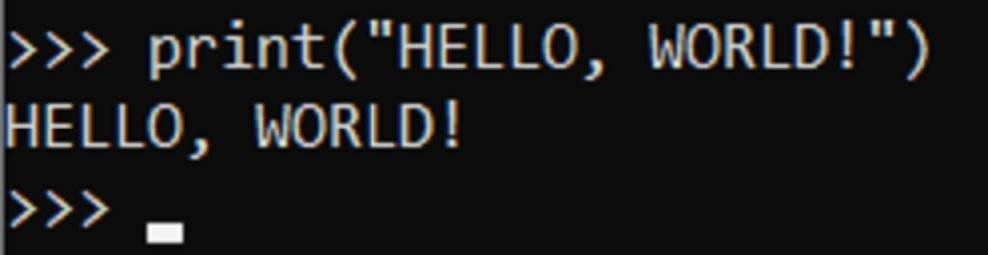
%> input picture MVproject draft/hello_world.jpg, 988 x 255 px
$ octave Image_2.m   (GNU Octave 9; MATLAB toolbox functions it lacks are replaced by stand-ins)
%> lines starting %> are read from the running program, lines starting %| are printed output that depends on the picture; in (x1, y1, x2, y2) boxes, pixels count from 0 and x2, y2 are one past the last pixel; in counts of white or black regions, pixels touching at a corner belong together; the program's own positions count from 1
### MVproject draft/cut_textline_image.m
function sub_image = cut_textline_image(filepath)
    A=imread(filepath);
    sub_image = A(100:150, :, :);
end

### MVproject draft/image_sharpening.m
function [sharpenedImage] = image_sharpening(originalImage)
    % Convert the image to double for processing
    originalImage = im2double(originalImage);

    % Define the amount of sharpening
    amount = 1.2; % You can adjust this value as needed

    % Create a blurred version of the original image
    blurryImage = imfilter(originalImage, fspecial('gaussian', 5, 2));

    % Create the sharpened image by subtracting the blurry image from the original
    sharpenedImage = originalImage + amount * (originalImage - blurryImage);

    % Clip values to ensure they are in the range [0, 1]
    sharpenedImage(sharpenedImage < 0) = 0;
    sharpenedImage(sharpenedImage > 1) = 1;

    % [12 lines of commented-out code are left out]
end

### MVproject draft/binary_image.m
function [small_binary_img, binary_img] = binary_image(histogram_num)
    % check if image is in RGB
    s = size(size(histogram_num)); %if s(2)==3, there is a RGB channel dimension
    if s(2) == 3
        histogram_num=rgb2gray(histogram_num);
    end

    level = basic_global_threshold(histogram_num, 0.001);

    % use the global threshold to binary the image
    [x_len, y_len] = size(histogram_num);
    binary_matrix = zeros(x_len, y_len);
    for x = 1:x_len
        for y = 1:y_len
            if histogram_num(x,y) > level
                binary_matrix(x,y) = 1;
            else
                binary_matrix(x,y) = 0;
            end
        end
    end
    small_binary_img = mat2gray(binary_matrix);
    binary_img = imresize(small_binary_img, 3);
end

### MVproject draft/basic_global_threshold.m
% Purpose: Obtains the best brightness level
% T0 is the condition to set, max difference between T1 and T2
% T1 is the initial threshold level
% T2 is the recaculated threshold level using T1

function level = basic_global_threshold(histogram_num,T0)
    % get the size of image array
    [x_len, y_len] = size(histogram_num);
    % initialise T1 value: average of the max and min brightness values
    T1 = (max(max(histogram_num)) + min(min(histogram_num)))/2;
    % count the number of pixels with brightness <T and >T respectively
    % to be indexes for G1 and G2 arrays
    columns1 = 1;
    columns2 = 1;

    while 1
        for x = 1:x_len
            for y = 1:y_len
                if histogram_num(x,y) > T1
                    % if >T1, add actual value to G1 array
                    G1(columns1) = histogram_num(x,y);
                    columns1 = columns1 + 1;
                else
                    % if <T1, add actual value to G2 array
                    G2(columns2) = histogram_num(x,y);
                    columns2 = columns2 + 1;
                end
            end
        end
        % get the average values of G1 and G2
        ave1 = mean(G1);
        ave2 = mean(G2);
        % T2 will be the average brightness of the white and black parts
        T2 = (ave1 + ave2)/2;
        % we want T1 to be as close to T2 as possible
        if abs(T2 - T1)<T0
            break;
        end
        T1 = T2;
        % reset index counter to repeat loop
        columns1 = 1;
        columns2 = 1;
    end

    level = T2;
end

### MVproject draft/zhang_suen_thinning.m
function [one_pixel_img, enlarged_one_pixel_img] = zhang_suen_thinning(binary_img, object_value)
    % Zhang-Suen method
    if object_value == 0
        one_pixel_img = 1 - binary_img; % convert object color to white (1) and background to black (0)
    else
        one_pixel_img = binary_img; % do not need to inverse since the object color is white (1)
    end
    int = 1;
    [row, col] = size(binary_img);
    img_del = ones(row, col);
    while int
        int = 0;
        for i = 2:row-1
            for j = 2:col-1
                p1=one_pixel_img(i,j);
                p2=one_pixel_img(i-1,j);
                p3=one_pixel_img(i-1,j+1);
                p4=one_pixel_img(i,j+1);
                p5=one_pixel_img(i+1,j+1);
                p6=one_pixel_img(i+1,j);
                p7=one_pixel_img(i+1,j-1);
                p8=one_pixel_img(i,j-1);
                p9=one_pixel_img(i-1,j-1);

                x = [p1 p2 p3 p4 p5 p6 p7 p8 p9 p2];
                % the three conditions
                if (p1 == 1 && sum(x(2:9)) <= 6 && sum(x(2:9)) >= 2 && ...
                                           p2*p4*p6 == 0 && p4*p6*p8 == 0)
                    A = 0;
                    % to count the number of transitions from 0 to 1
                    for k = 2:size(x, 2)-1
                        if x(k) == 0 && x(k+1) == 1
                            A = A+1;
                        end
                    end
                    if (A == 1)
                        img_del(i, j)=0;
                        int = 1;
                    end
                end
            end
        end
        one_pixel_img = one_pixel_img .* img_del; % the deletion must after all the pixels have been visited
        for i = 2:row-1
            for j = 2:col-1
                p1=one_pixel_img(i,j);
                p2=one_pixel_img(i-1,j);
                p3=one_pixel_img(i-1,j+1);
                p4=one_pixel_img(i,j+1);
                p5=one_pixel_img(i+1,j+1);
                p6=one_pixel_img(i+1,j);
                p7=one_pixel_img(i+1,j-1);
                p8=one_pixel_img(i,j-1);
                p9=one_pixel_img(i-1,j-1);

                x = [p1 p2 p3 p4 p5 p6 p7 p8 p9 p2];

                if (p1 == 1 && sum(x(2:9)) <= 6 && sum(x(2:9)) >= 2 && ...
                                          p2*p4*p8 == 0 && p2*p6*p8 == 0)
                    A = 0;
                    for k = 2:size(x, 2)-1
                        if x(k) == 0 && x(k+1) == 1
                            A = A+1;
                        end
                    end
                    if (A == 1)
                        img_del(i, j) = 0;
                        int = 1;
                    end
                end
            end
        end
        one_pixel_img = one_pixel_img .* img_del;
    end
    if object_value == 0
        one_pixel_img = 1 - one_pixel_img; % convert back to original color
    end
    one_pixel_img = mat2gray(one_pixel_img);
    enlarged_one_pixel_img = imresize(one_pixel_img, 3); % enlarge the image for display
end

### MVproject draft/outline_image.m
function [outline_img, outline_enlarged] = outline_image(binary_img)
    [x_len,y_len] = size(binary_img);
    outline_img = zeros(64);
    % Row
    for x = 1:x_len
        for y = 2:y_len - 1
            if binary_img(x, y) > binary_img(x, y+1)
                outline_img(x, y) = 1;
            end
            if binary_img(x, y) > binary_img(x, y-1)
                outline_img(x, y-1) = 1;
            end
        end
    end

    % Column
    for x = 2:x_len - 1
        for y = 1:y_len
            if binary_img(x, y) > binary_img(x+1, y)
                outline_img(x, y) = 1;
            end
            if binary_img(x, y) > binary_img(x-1, y)
                outline_img(x-1, y) = 1;
            end
        end
    end

    outline_enlarged = imresize(outline_img, 3);
end

### MVproject draft/label_image.m
function [matrix, set,labeled_matrix] = label_image(binary_img, object_value, connectivity)
    % ensure objects are 0 (black) and background is 1 (white)
    if object_value == 1
        binary_img = 1 - binary_img;
    end

    [x_len, y_len] = size(binary_img);
    matrix = zeros(x_len,y_len);

    counter = 1;
    connect_pairs = [0 0;];
    pair_pointer = 1;
    pad_img = padarray(binary_img, [1 1], 1); %add padding around the image
    [x_len_p, y_len_p] = size(pad_img);

    for x = 2:x_len_p - 1
        for y = 2: y_len_p - 1
            if pad_img(x,y) ~= 1 % if pixel is part of an object
                if connectivity == 4 % left and bottom pixels
                    neighbour_list = [pad_img(x-1,y) pad_img(x,y-1)];
                    neighbour_label_list = [x-1 y; x y-1];
                else
                    neighbour_list = [pad_img(x,y-1) pad_img(x-1,y-1) pad_img(x-1,y) pad_img(x-1,y+1)];
                    neighbour_label_list = [x y-1; x-1 y-1; x-1 y; x-1 y+1];
                end
                sum_neighbour = sum(neighbour_list);
                % if all neihgboring pixels are part of the background
                % label the pixel as a segment = counter and increase counter
                if sum_neighbour == size(neighbour_list,2)
                    matrix(x-1,y-1) = counter;
                    counter = counter + 1;
                else
                    min_counter = counter;
                    max_counter = 0;

                    for i=1:size(neighbour_list,2)
                        if neighbour_label_list(i,1) - 1 > 0 && neighbour_label_list(i,2) - 1 > 0 && neighbour_label_list(i,1) - 1 <=x_len && neighbour_label_list(i,2) - 1 <= y_len
                            if neighbour_list(i) ~= 1 && matrix(neighbour_label_list(i,1)-1,neighbour_label_list(i,2)-1) < min_counter
                                min_counter = matrix(neighbour_label_list(i,1)-1,neighbour_label_list(i,2)-1);
                            end
                            if  matrix(neighbour_label_list(i,1)-1,neighbour_label_list(i,2)-1) > max_counter
                                max_counter = matrix(neighbour_label_list(i,1)-1,neighbour_label_list(i,2)-1);
                            end
                        end
                    end
                    matrix(x-1,y-1) = min_counter;
                    if ~ismember([min_counter max_counter], connect_pairs, 'rows')
                        connect_pairs(pair_pointer, 1) = min_counter;
                        connect_pairs(pair_pointer, 2) = max_counter;
                        pair_pointer = pair_pointer + 1;
                    end
                end
            end
        end
    end

    for x=2:x_len_p - 1
        for y=2:y_len_p - 1
            if connectivity == 4
                if pad_img(x-1, y) == 1 && pad_img(x,y-1) == 1 && pad_img(x+1,y) == 1 && pad_img(x,y+1) == 1 && pad_img(x,y) == 0
                    connect_pairs(end+1, 1) = matrix(x-1, y-1);
                    connect_pairs(end, 2) = matrix(x-1, y-1);
                end
            else
                if (pad_img(x-1,y) == 1 && pad_img(x-1,y-1) == 1 && pad_img(x-1,y+1) == 1 && ...
                        pad_img(x+1, y-1) == 1 && pad_img(x+1, y) == 1 && pad_img(x+1, y+1) == 1 && ...
                        pad_img(x,y-1) == 1 && pad_img(x,y+1) == 1 && pad_img(x,y) == 0)
                    connect_pairs(end+1, 1) = matrix(x-1, y-1);
                    connect_pairs(end, 2) = matrix(x-1, y-1);
                end
            end
        end
    end

    unique_pairs = unique(connect_pairs, 'rows', 'sorted');
    set_row_pointer = 1;
    dim = size(unique_pairs, 1);
    set = [0;0];
    for i = 1:dim
         if sum(sum(ismember(set, unique_pairs(i, 1)))) > 0
             [row, col] = find(set == unique_pairs(i, 1));
         else
             set(set_row_pointer, 1) = unique_pairs(i, 1);
             row = set_row_pointer;
             set_row_pointer = set_row_pointer + 1;
         end

        if ~ismember(set,unique_pairs(i, 2))
            for j = 1:size(set, 2)
                if set(row, j) == 0
                    set(row, j) = unique_pairs(i, 2);
                    break
                end
                if j == size(set, 2)
                    set(row, end + 1) = unique_pairs(i, 2);
                    break
                end
            end
        end
    end

    set = sort(set, 2);
    for i = 1:size(set, 1)
        zero_counter = 0;
        if set(i, 1) == 0
            zero_counter = zero_counter + 1;
            for j = 2:size(set, 2)
                set(i, j-zero_counter) = set(i, j);
                set(i, j) = 0;
            end
        else
            continue
        end
    end

    labeled_matrix = zeros(x_len,y_len);
    for x = 1:x_len
        for y = 1:y_len
            if matrix(x,y) ~= 0
                for i = 1:size(set, 1)
                    if ismember(matrix(x, y), set(i,:))
                        labeled_matrix(x,y) = i;
                    end
                end
            end
        end
    end

end

### MVproject draft/Image_2.m
clear
close all

% Add paths
addpath(genpath('.\basic_process'));
addpath(genpath('.\thresholding'));
addpath(genpath('.\one_pixel_thinning'));
addpath(genpath('.\outlining'));
addpath(genpath('.\segmentation'));
addpath(genpath('.\SVM_classify'));


% Hyperparameters
filepath='hello_world.jpg';

% init_parameters
img_count = 1;
GREY = 0;
COLOR = 1;

% Q1 Display the original image on screen.
original_img=imread(filepath);
%> original_img is the input picture: size 255x988x3 uint8; mean R, G, B 26.3, 26.1, 26.3


% Q2 Create an image which is a sub-image of the original image comprising the middle line – HELLO, WORLD.
sub_img = cut_textline_image(filepath);
sub_img = image_sharpening(sub_img);
%> in image_sharpening, `sharpenedImage(sharpenedImage < 0) = 0;`: sharpenedImage: size 51x988x3 double; mean R, G, B 0.139, 0.138, 0.139
%> in image_sharpening, `sharpenedImage(sharpenedImage > 1) = 1;`: sharpenedImage: size 51x988x3 double; mean R, G, B 0.139, 0.138, 0.139; mean of the top-left, top-right, bottom-left and bottom-right quarters 0.204, 0.0483, 0.253, 0.0483


% Q3 Create a binary image from Step 2 using thresholding.
[binary_img, large_binary_img] = binary_image(sub_img);
%> in binary_image, `histogram_num=rgb2gray(histogram_num);`:
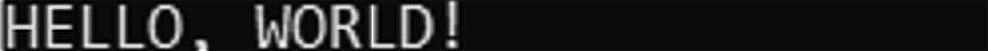
%> histogram_num: size 51x988 double; min 0, max 1, mean 0.138
%> in basic_global_threshold, `T1 = (max(max(histogram_num)) + min(min(histogram_num)))/2;`: T1 = 0.5
%> the loop in basic_global_threshold, `while 1` made 6 passes
%> (ave1, ave2, T2, T1) on passes 1 to 5: (0.719, 0.0744, 0.397, 0.397), (0.674, 0.066, 0.37, 0.37), (0.659, 0.0638, 0.361, 0.361), (0.653, 0.063, 0.358, 0.358), (0.65, 0.0625, 0.356, 0.356)
%> (ave1, ave2, T2) on pass 6: (0.649, 0.0623, 0.355)
%> after the loop in basic_global_threshold, `while 1`: G1 = 6509 values, max 1 at index 491, min 0.356 at index 983, mean 0.649
%> in basic_global_threshold, `level = T2;`: level = 0.355
%> after the loop in binary_image, `for x = 1:x_len`:
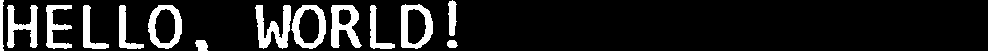
%> binary_matrix: size 51x988 double; values 0 (black) and 1 (white), 12.9% white; 14 white regions, largest, box (x1, y1, x2, y2) and area: (255, 5, 291, 49) 823, (331, 5, 362, 48) 743, (401, 4, 433, 49) 720


% Q4 determine a one-pixel thin image of characters
[border_img, enlarged_border_img] = zhang_suen_thinning(binary_img, 1);
%> after the loop in zhang_suen_thinning, `while int`: img_del: size 51x988 double; values 0 (black) and 1 (white), 89.1% white; 14 black regions, largest, box (x1, y1, x2, y2) and area: (255, 5, 291, 49) 715, (331, 5, 362, 48) 640, (401, 4, 433, 49) 606
%> after the loop in zhang_suen_thinning, `while int`:
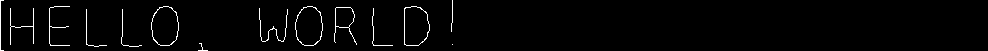
%> one_pixel_img: size 51x988 double; values 0 (black) and 1 (white), 2% white in thin lines or dots, all inside (x1, y1, x2, y2) = (0, 0, 453, 51)
%> after the loop in zhang_suen_thinning, `while int`: A = 2
%> in zhang_suen_thinning, `enlarged_one_pixel_img = imresize(one_pixel_img, 3);`:
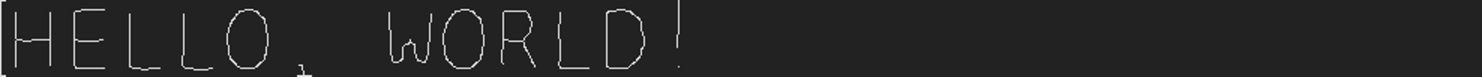
%> enlarged_one_pixel_img: size 153x2964 double (shown at 1/2 size); min -0.185, max 1.19, mean 0.0202; drawn with min black and max white
%[border_img] = zhang_suen_thinning(binary_img, 1);


% Q5 determine outlines of characters of the image
[outline_img, outline_enlarged] = outline_image(binary_img);
%> after the loop in outline_image, `for x = 1:x_len`: outline_img: size 64x458 double; values 0 (black) and 1 (white), 5.3% white in thin lines or dots, all inside (x1, y1, x2, y2) = (2, 0, 458, 51)
%> after the loop in outline_image, `for x = 2:x_len - 1`:
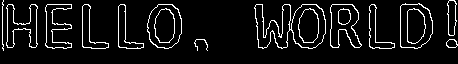
%> outline_img: size 64x458 double; values 0 (black) and 1 (white), 7.8% white in thin lines or dots, all inside (x1, y1, x2, y2) = (2, 0, 458, 51)
%> in outline_image, `outline_enlarged = imresize(outline_img, 3);`:
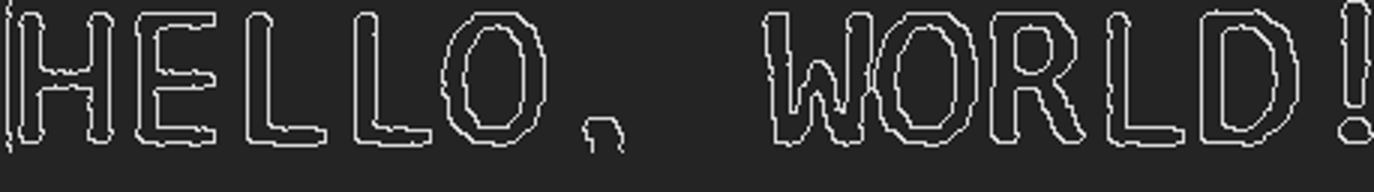
%> outline_enlarged: size 192x1374 double; min -0.2, max 1.2, mean 0.0782; drawn with min black and max white

% Q5 determine outlines of characters of the image
[outline_img, outline_enlarged] = outline_image(binary_img);


% Q6 segment image to seperate and label the different characters
[matrix, set, labeled_matrix] = label_image(binary_img, 1, 8);
%> in label_image, `pad_img = padarray(binary_img, [1 1], 1);`:
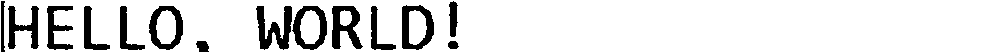
%> pad_img: size 53x990 double; values 0 (black) and 1 (white), 87.6% white; 14 black regions, largest, box (x1, y1, x2, y2) and area: (256, 6, 292, 50) 823, (332, 6, 363, 49) 743, (402, 5, 434, 50) 720
%> (the run ends here)
